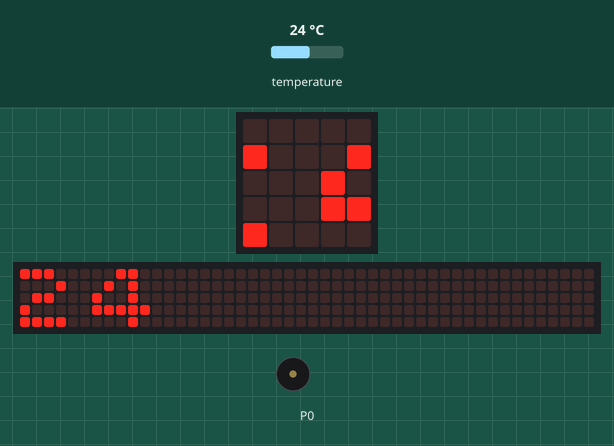
The program below on a simulated BBC micro:bit (MakeCode). Shown: the board's 5×5 LED display, a strip that is not on the board, showing the scrolling text unrolled, buzzer (waves = sounding). The test bench sets the inputs (shaded band); at power-on: temperature 24 °C. The 48×5 strip is a reading aid, not a part: it shows the text the display is scrolling, unrolled, one strip-width of it at a time.

Above: at 1.27 s.
1.3 s: temperature set to 12 °C
At 2.87 s:
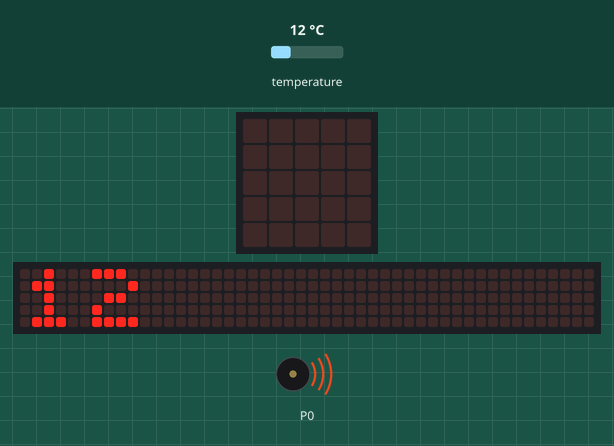
4.9 s: temperature set to 19 °C
At 5.59 s:
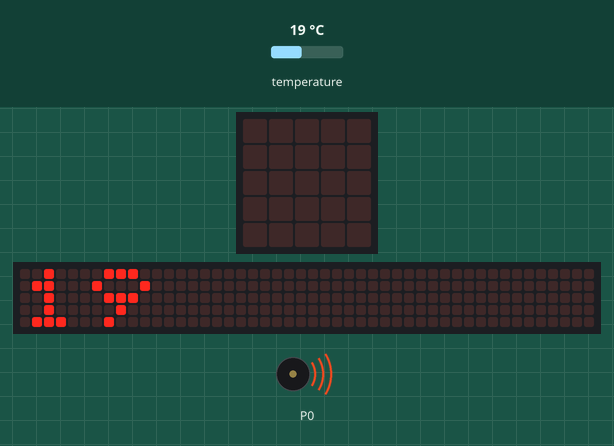
8.5 s: temperature set to 28 °C
At 13.43 s:
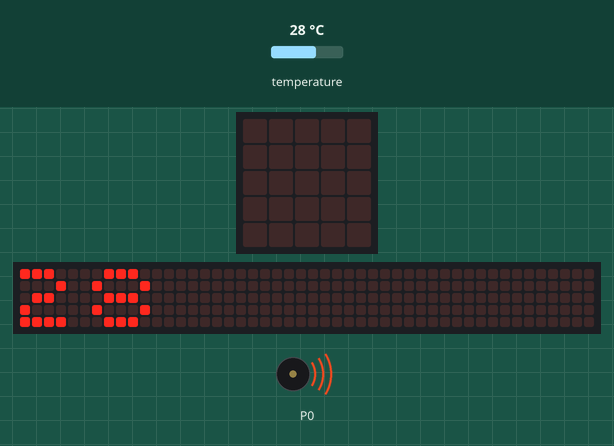
Timing chart, 0 to 18.3 s (numbered marks = the images above; inputs shaded):
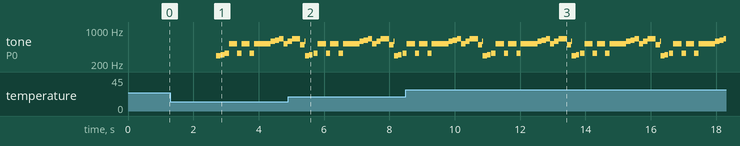

The program:

main.ts
```typescript
let 현재온도 = 0
let 날씨값 = 0
function 가을 () {
    music.startMelody(music.builtInMelody(Melodies.Funk), MelodyOptions.Once)
}
function 현재_온도측정_및_표시 () {
    현재온도 = input.temperature()
    basic.showNumber(현재온도)
}
function 멜로디_나타내기 () {
    if (날씨값 == 0) {
        봄()
    } else if (날씨값 == 1) {
        여름()
    } else if (날씨값 == 2) {
        가을()
    } else {
        겨울()
    }
}
function 온도값_분류 () {
    현재_온도측정_및_표시()
    if (현재온도 >= 32 && 현재온도 <= 32) {
        날씨값 = 0
    } else if (현재온도 >= 33) {
        날씨값 = 1
    } else if (현재온도 >= 31 && 현재온도 <= 31) {
        날씨값 = 2
    } else {
        날씨값 = 3
    }
}
function 봄 () {
    music.startMelody(music.builtInMelody(Melodies.Punchline), MelodyOptions.Once)
}
function 겨울 () {
    music.startMelody(music.builtInMelody(Melodies.Entertainer), MelodyOptions.Once)
}
function 여름 () {
    music.startMelody(music.builtInMelody(Melodies.Blues), MelodyOptions.Once)
}
basic.forever(function () {
    온도값_분류()
    멜로디_나타내기()
})
```

test.ts
```typescript
// 테스트는 여기로 이동합니다; 이 패키지가 확장으로 사용될 때 컴파일되지 않을 것 입니다.
```

Measured:
- by itself, tone on P0: repeats every 2.7 s: 330 Hz 0.13 s, 523 Hz 0.26 s, 330 Hz 0.13 s, 523 Hz 0.51 s, 587 Hz 0.13 s, 622 Hz 0.13 s, 659 Hz 0.13 s, 523 Hz 0.13 s, 587 Hz 0.13 s, 659 Hz 0.26 s, 494 Hz 0.13 s, 587 Hz 0.01 s, 294 Hz 0.13 s, 311 Hz 0.11 s, silent 0.02 s, 330 Hz 0.13 s, 523 Hz 0.26 s
